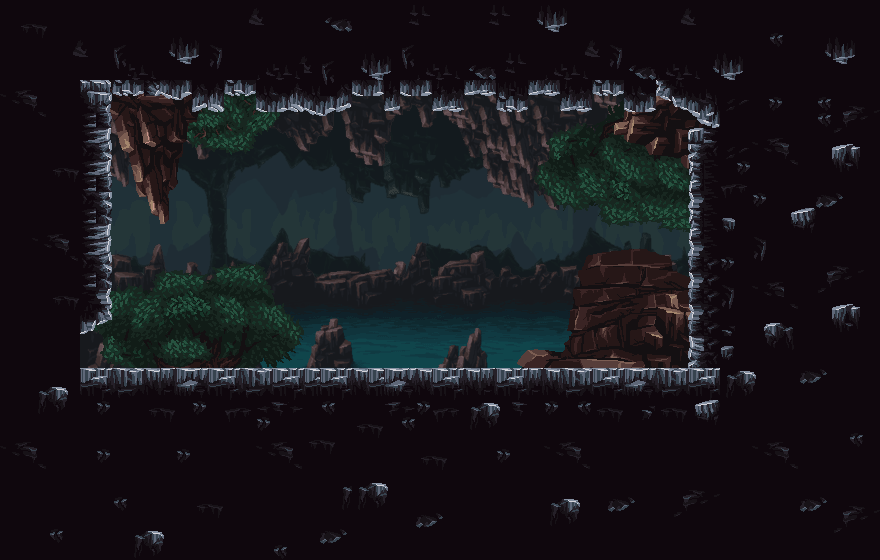

Below is a game level as drawn by its tile map, then a one-line description and the .tmx that defines it (tile-layer data replaced by summaries):
An orthogonal 55x35 tile map with 16x16 px tiles, 4 tile layers (bg2, bg1, bg3, Tile Layer 1), 3 tilesets, 5 image layers.

<map version="1.10" tiledversion="1.11.0" orientation="orthogonal" renderorder="right-down" width="55" height="35" tilewidth="16" tileheight="16" infinite="0" nextlayerid="10" nextobjectid="1">
 <tileset firstgid="1" source="teste.tsx" />
 <tileset firstgid="4097" source="arvere.tsx" />
 <tileset firstgid="10497" source="arvores.tsx" />
 <imagelayer id="8" name="Image Layer 5" offsetx="80" offsety="80">
  <image source="background1.png" width="640" height="320" />
 </imagelayer>
 <imagelayer id="7" name="Image Layer 4" offsetx="80" offsety="80">
  <image source="background2.png" width="640" height="320" />
 </imagelayer>
 <imagelayer id="6" name="Image Layer 3" offsetx="80" offsety="80">
  <image source="background3.png" width="640" height="320" />
 </imagelayer>
 <imagelayer id="5" name="Image Layer 2" offsetx="80" offsety="80">
  <image source="background4a.png" width="640" height="320" />
 </imagelayer>
 <imagelayer id="4" name="Image Layer 1" offsetx="80" offsety="80">
  <image source="background4b.png" width="640" height="320" />
 </imagelayer>
 <layer id="3" name="bg2" width="55" height="35">
  <data>[1925 cells, 431 non-empty, 431 distinct tile ids]</data>
 </layer>
 <layer id="2" name="bg1" width="55" height="35">
  <data>[1925 cells, 172 non-empty, 172 distinct tile ids]</data>
 </layer>
 <layer id="9" name="bg3" width="55" height="35">
  <data>[1925 cells, 1255 non-empty, 150 distinct tile ids]</data>
 </layer>
 <layer id="1" name="Tile Layer 1" width="55" height="35">
  <data>[1925 cells, 80 non-empty, 16 distinct tile ids]</data>
 </layer>
</map>
